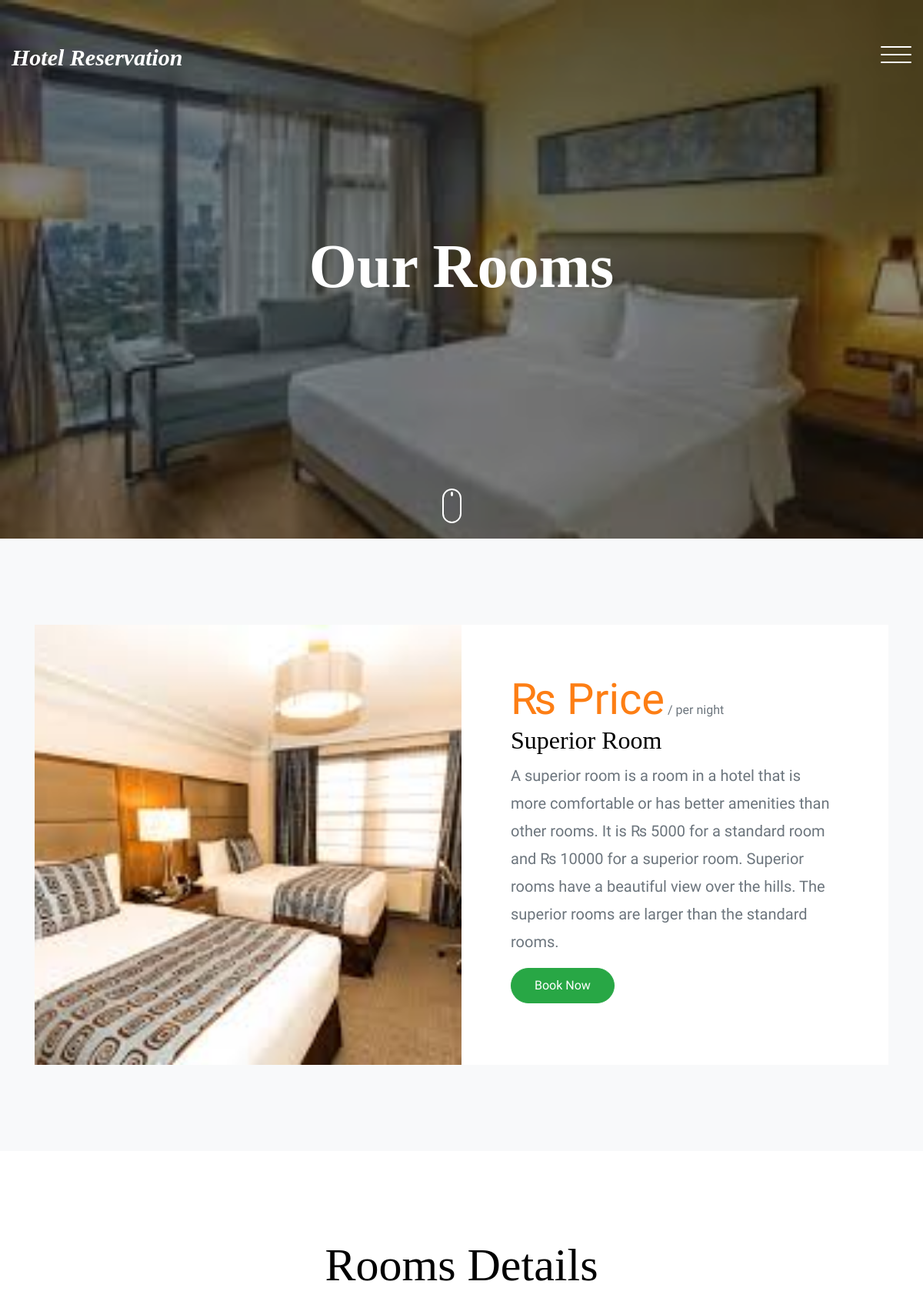
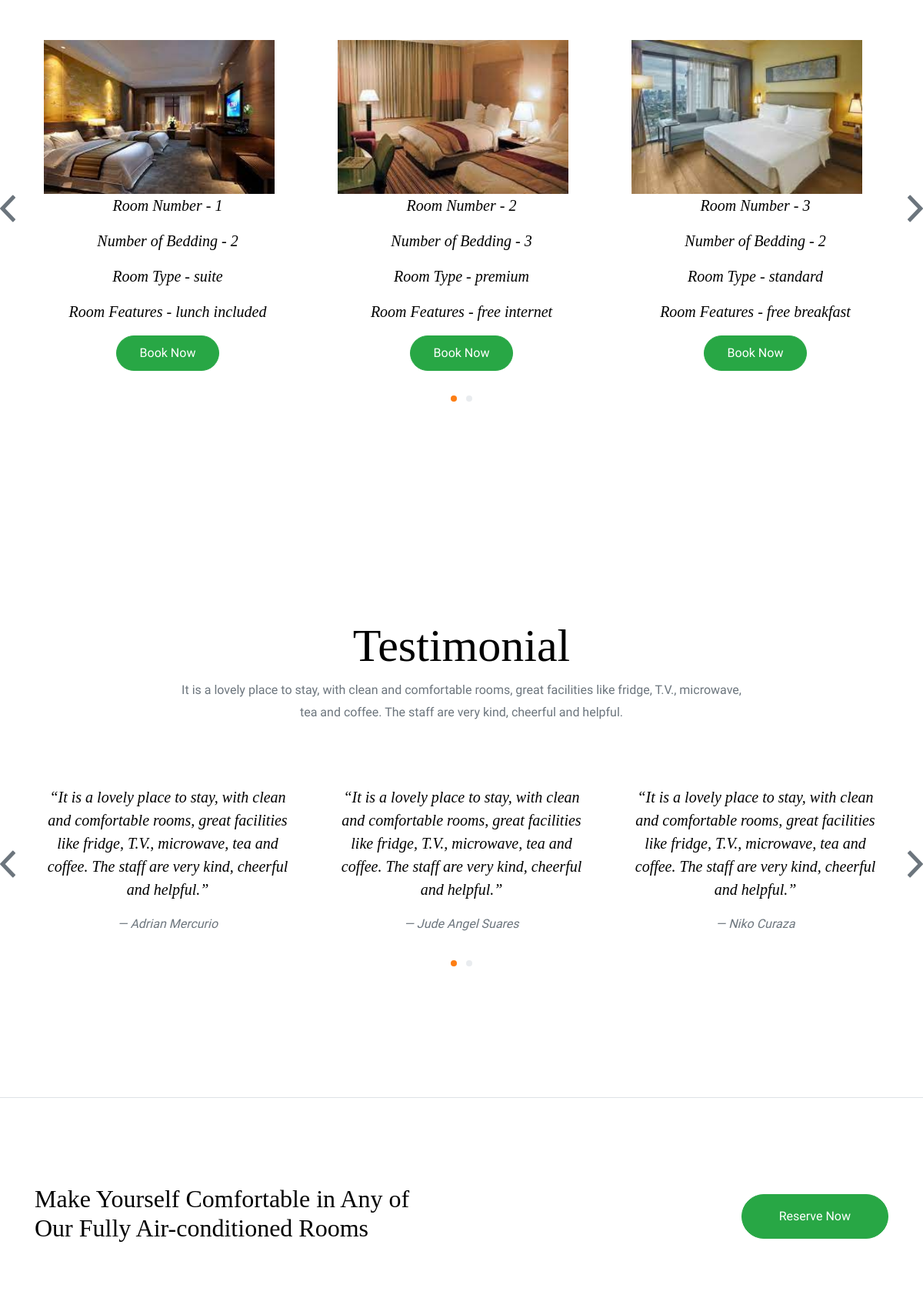
/rooms/ (upper part), run on the app's committed database (2 pictures, top to bottom).
### app/models.py (models this page shows, shortened)
class Rooms(models.Model):
    availablity = (
        ("available", "available"),
        ("unavailable", "unavailable")
    )
    types = (
        ("suite", "Suite"),
        ("premium", "Premium"),
        ("standard", "Standard"),
        ("dormitory", "Dormitory")
    )
    features = (
        ("free breakfast", "Free Breakfast"),
        ("free internet", "Free Internet"),
        ("lunch included", "Lunch Included"),
    )
    room_image = models.ImageField(upload_to="hotel images/", blank=True)
    room_number = models.BigAutoField(primary_key=True, unique=True)
    beddings = models.IntegerField(default=1, blank=False)
    room_type = models.CharField(choices=types, blank=False, max_length=100)
    features = models.CharField(choices=features, blank=False, max_length=100)
    room_status = models.CharField(choices=availablity, blank=False, max_length=100)

### app/views.py (the view)
# urls.py: path('rooms/', room),
def room(request):
    if request.method == "GET":
        rooms = Rooms.objects.all()
        return render(request, "rooms.html", {"rooms": rooms})

### templates/rooms.html (shortened to what this page needs)
{% load static %}
<!DOCTYPE html>
<html lang="en">
  <head>
    <link rel="stylesheet" href="{{ STATIC_URL }}/static/css/bootstrap.css" />
    <link rel="stylesheet" href="{{ STATIC_URL }}/static/css/animate.css" />
    <link
      rel="stylesheet"
      href="{{ STATIC_URL }}/static/css/owl.carousel.min.css"
    />
    <link rel="stylesheet" href="{{ STATIC_URL }}/static/css/aos.css" />
    <link
      rel="stylesheet"
      href="{{ STATIC_URL }}/static/css/bootstrap-datepicker.css"
    />
    <link
      rel="stylesheet"
      href="{{ STATIC_URL }}/static/css/jquery.timepicker.css"
    />
    <link
      rel="stylesheet"
      href="{{ STATIC_URL }}/static/css/magnific-popup.css"
    />
    <link
      rel="stylesheet"
      href="{{ STATIC_URL }}/static/fonts/ionicons/css/ionicons.min.css"
    />
    <link
      rel="stylesheet"
      href="{{ STATIC_URL }}/static/fonts/fontawesome/css/font-awesome.min.css"
    />
    <link rel="stylesheet" href="{{ STATIC_URL }}/static/css/style.css" />
  </head>
  <body>
    <header class="site-header">
      <div class="container-fluid">
        <div class="row">
          <div class="col-4 site-logo" data-aos="fade">
            <a href="/"><em>Hotel Reservation</em></a>
          </div>
          <div class="col-8">
            <div class="site-menu-toggle js-site-menu-toggle" data-aos="fade">
              <span></span>
              <span></span>
              <span></span>
            </div>
          </div>
        </div>
      </div>
    </header>
    <section
      class="site-hero inner-page overlay"
      style="background-image: url('{{ STATIC_URL }}/static/img/room3.jpg')"
      data-stellar-background-ratio="0.5"
    >
      <div class="container">
        <div
          class="row site-hero-inner justify-content-center align-items-center text-center"
        >
          <div class="col-md-10 text-center" data-aos="fade-up">
            <h1 class="heading">Our Rooms</h1>
          </div>
        </div>
      </div>
      <a class="mouse smoothscroll" href="#next">
        <div class="mouse-icon">
          <span class="mouse-wheel"></span>
        </div>
      </a>
    </section>
    <section class="section bg-light" id="next">
      <div class="container">
        <div
          class="site-block-half d-flex bg-white"
          data-aos="fade-up"
          data-aos-delay="100"
        >
          <a
            href="#"
            class="image d-block bg-image"
            style="background-image: url('{{ STATIC_URL }}/static/img/room5.jpg')"
          ></a>
          <div class="text">
            <span class="d-block"
              ><span class="display-4 text-primary">₨ Price</span> / per night
            </span>
            <h2>Superior Room</h2>
            <p class="lead">
              A superior room is a room in a hotel that is more comfortable or
              has better amenities than other rooms. It is ₨ 5000 for a standard
              room and ₨ 10000 for a superior room. Superior rooms have a
              beautiful view over the hills. The superior rooms are larger than
              the standard rooms.
            </p>
            <p>
              <a href="#roomDetails" class="btn btn-success text-white"
                >Book Now</a
              >
            </p>
          </div>
        </div>
      </div>
    </section>
    <section class="section testimonial-section" id="roomDetails">
      <div class="container">
        <div class="row justify-content-center text-center mb-5">
          <div class="col-md-8">
            <h2 class="heading" data-aos="fade-up">Rooms Details</h2>
          </div>
        </div>
        <div class="row">
          <div
            class="js-carousel-2 owl-carousel mb-5"
            data-aos="fade-up"
            data-aos-delay="200"
          >
            {% for room in rooms %}
            <div class="testimonial text-center slider-item">
              <img
                src="/media/{{room.room_image}}/"
                alt="room image"
                style="
                  background-repeat: no-repeat;
                  width: 300px;
                  height: 200px;
                  object-fit: cover;
                "
              />
              <blockquote>
                <p>Room Number - {{ room.room_number }}</p>
                <p>Number of Bedding - {{ room.beddings }}</p>
                <p>Room Type - {{ room.room_type }}</p>
                <p>Room Features - {{ room.features }}</p>
              </blockquote>
              <p>
                <a
                  href="/reservation/{{ room.room_number }}/"
                  class="btn btn-success text-white"
                  >Book Now</a
                >
              </p>
            </div>
            {% endfor %}
          </div>
        </div>
      </div>
    </section>
    <section class="section testimonial-section">
      <div class="container">
        <div class="row justify-content-center text-center mb-5">
          <div class="col-md-8">
            <h2 class="heading" data-aos="fade-up">Testimonial</h2>
            <p>
              It is a lovely place to stay, with clean and comfortable rooms,
              great facilities like fridge, T.V., microwave, tea and coffee. The
              staff are very kind, cheerful and helpful.
            </p>
          </div>
        </div>
        <div class="row">
          <div
            class="js-carousel-2 owl-carousel mb-5"
            data-aos="fade-up"
            data-aos-delay="200"
          >
            <div class="testimonial text-center slider-item">
              <blockquote>
                <p>
                  &ldquo;It is a lovely place to stay, with clean and
                  comfortable rooms, great facilities like fridge, T.V.,
                  microwave, tea and coffee. The staff are very kind, cheerful
                  and helpful.&rdquo;
                </p>
              </blockquote>
              <p><em>&mdash; Adrian Mercurio</em></p>
            </div>
            <div class="testimonial text-center slider-item">
              <blockquote>
                <p>
                  &ldquo;It is a lovely place to stay, with clean and
                  comfortable rooms, great facilities like fridge, T.V.,
                  microwave, tea and coffee. The staff are very kind, cheerful
                  and helpful.&rdquo;
                </p>
              </blockquote>
              <p><em>&mdash; Jude Angel Suares</em></p>
            </div>
            <div class="testimonial text-center slider-item">
              <blockquote>
                <p>
                  &ldquo;It is a lovely place to stay, with clean and
                  comfortable rooms, great facilities like fridge, T.V.,
                  microwave, tea and coffee. The staff are very kind, cheerful
                  and helpful.&rdquo;
                </p>
              </blockquote>
              <p><em>&mdash; Niko Curaza</em></p>
            </div>
          </div>
        </div>
      </div>
    </section>
    <section class="section border-top">
      <div class="container">
        <div class="row align-items-center">
          <div class="col-md-6" data-aos="fade-up">
            <h2>
              Make Yourself Comfortable in Any of Our Fully Air-conditioned
              Rooms
            </h2>
          </div>
          <div
            class="col-md-6 text-right"
            data-aos="fade-up"
            data-aos-delay="200"
          >
            <a
              href="../reservation/"
              class="btn btn-success py-3 text-white px-5"
              >Reserve Now</a
            >
          </div>
        </div>
      </div>
    </section>
  </body>
</html>

### app/static/css/style.css (style rules this page uses)
body { background: #fff; font-family: "Mukta Mahee", arial, sans-serif; font-weight: 200; font-size: 16px; line-height: 1.8; color: #6c757d; }
a { -webkit-transition: 0.3s all ease; -o-transition: 0.3s all ease; transition: 0.3s all ease; text-decoration: none; }
h1, h2, h3, h4, h5 { color: #000; font-family: "Playfair+Display", times, serif; }
.container-fluid { max-width: 1600px; }
.btn { padding-left: 30px; padding-right: 30px; padding-top: 10px; padding-bottom: 10px; border-radius: 50px; }
.btn, .form-control { outline: none; -webkit-box-shadow: none !important; box-shadow: none !important; }
.site-header { position: absolute; top: 0; width: 100%; padding: 60px 0; z-index: 2; }
.site-logo a { font-size: 30px; color: #fff; font-weight: bold; line-height: 1; font-family: "Playfair+Display", times, serif; }
.site-hero { background-size: cover; height: 100vh; min-height: 700px; width: 100%; position: relative; }
.site-hero.overlay:before { background: rgba(0, 0, 0, 0.45); content: ""; position: absolute; height: 100vh; min-height: 700px; top: 0; left: 0; bottom: 0; right: 0; }
.site-hero.inner-page { height: 50vh; min-height: 700px; }
.site-hero.inner-page.overlay:before { height: 50vh; min-height: 700px; }
.site-hero-inner { height: 100vh; min-height: 700px; }
.site-hero-inner .heading { font-size: 80px; font-family: "Playfair+Display", times, serif; color: #fff; line-height: 1; font-weight: bold; }
.inner-page .site-hero-inner { height: 50vh; min-height: 700px; }
.site-menu-toggle { float: right; width: 40px; height: 45px; position: relative; margin: 0px auto; z-index: 200; -webkit-transform: rotate(0deg); -moz-transform: rotate(0deg); -o-transform: rotate(0deg); -ms-transform: rotate(0deg); transform: rotate(0deg); -webkit-transition: 0.5s ease-in-out; -moz-transition: 0.5s ease-in-out; -o-transition: 0.5s ease-in-out; transition: 0.5s ease-in-out; cursor: pointer; }
.site-menu-toggle span { display: block; position: absolute; height: 2px; width: 100%; background: #fff; border-radius: 9px; opacity: 1; left: 0; -webkit-transform: rotate(0deg); -moz-transform: rotate(0deg); -o-transform: rotate(0deg); -ms-transform: rotate(0deg); transform: rotate(0deg); -webkit-transition: 0.25s ease-in-out; -moz-transition: 0.25s ease-in-out; -o-transition: 0.25s ease-in-out; transition: 0.25s ease-in-out; }
.site-menu-toggle span:nth-child(1) { top: 0px; }
.site-menu-toggle span:nth-child(2) { top: 10px; }
.site-menu-toggle span:nth-child(3) { top: 20px; }
.section { padding: 7em 0; }
.heading-serif, .heading, .testimonial-section .heading, .slider-section .heading, .blog-post-entry .heading { font-size: 60px; font-family: "Playfair+Display", times, serif; }
.testimonial blockquote { padding: 0; }
.testimonial blockquote p { line-height: 1.5; font-family: "Playfair+Display", times, serif; font-size: 20px; color: #000; font-style: italic; }
.owl-carousel.js-carousel-2 .slider-item { padding: 0 20px; text-align: center; }
.mouse { width: 100px; display: inline-block; position: absolute; left: 50%; bottom: 20px; z-index: 1; -webkit-transform: translateX(-25%); -ms-transform: translateX(-25%); transform: translateX(-25%); }
.mouse-icon { width: 25px; height: 45px; border: 2px solid white; border-radius: 15px; cursor: pointer; position: relative; text-align: center; }
.mouse-wheel { height: 6px; margin: 2px auto 0; display: block; width: 3px; background-color: white; border-radius: 50%; -webkit-animation: 1.6s ease infinite wheel-up-down; -moz-animation: 1.6s ease infinite wheel-up-down; animation: 1.6s ease infinite wheel-up-down; }
.site-block-half .image, .site-block-half .text { width: 100%; }
@media (min-width: 992px) { .site-block-half .image, .site-block-half .text { width: 50%; } }
.site-block-half .text { padding-left: 15px; padding-right: 15px; }
@media (min-width: 992px) { .site-block-half .text { padding: 4rem; } }
.site-block-half .bg-image { background-repeat: no-repeat; background-size: cover; background-position: center center; }

### data on the page
Rooms: room_image (picture), room_number "1", beddings "2", room_type "suite", features "lunch included"
Rooms: room_image (picture), room_number "2", beddings "3", room_type "premium", features "free internet"
Rooms: room_image (picture), room_number "3", beddings "2", room_type "standard", features "free breakfast"
